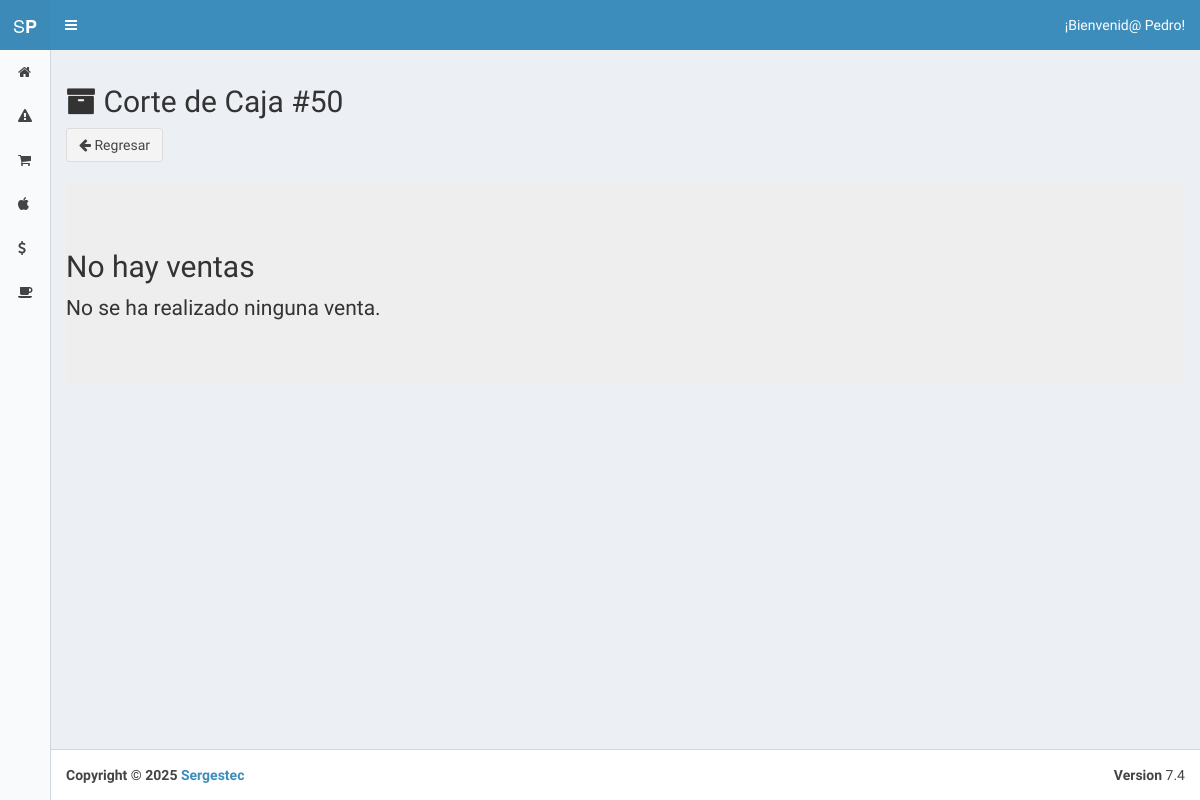
Page /index.php?view=b&id=50 (signed in) on the earlier database version.
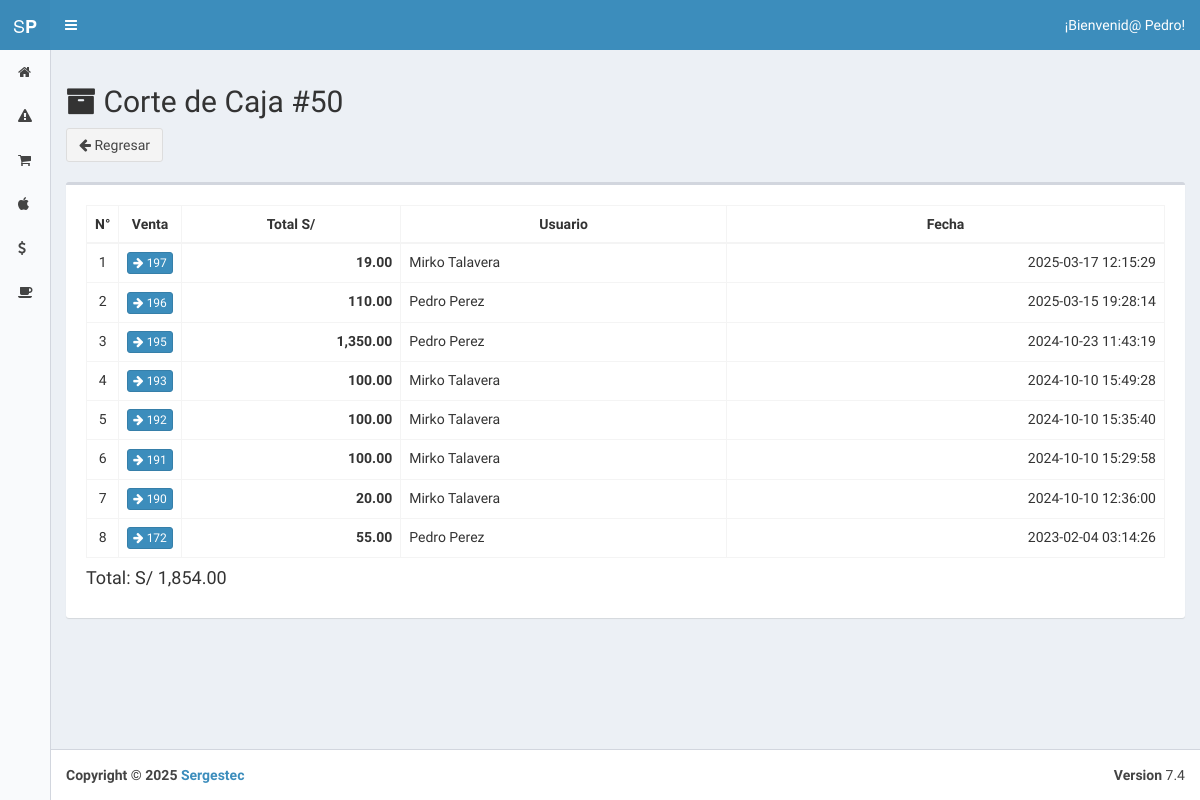
Same page on the later database version.
### tables this page shows
CREATE TABLE `configuration` (
  `id` int(11) NOT NULL,
  `short` varchar(255) NOT NULL,
  `name` varchar(255) NOT NULL,
  `kind` int(11) NOT NULL,
  `val` varchar(255) NOT NULL
);

CREATE TABLE `sell` (
  `id` int(11) NOT NULL,
  `ref_id` int(11) NOT NULL,
  `person_id` int(11) DEFAULT NULL,
  `operation_type_id` int(11) DEFAULT '2',
  `box_id` int(11) DEFAULT NULL,
  `total` double DEFAULT NULL,
  `cash` double DEFAULT NULL,
  `discount` double DEFAULT NULL,
  `user_id` int(11) NOT NULL,
  `created_at` datetime DEFAULT NULL
);

CREATE TABLE `user` (
  `id` int(11) NOT NULL,
  `name` varchar(50) NOT NULL,
  `lastname` varchar(50) NOT NULL,
  `username` varchar(50) NOT NULL,
  `email` varchar(255) DEFAULT NULL,
  `password` varchar(60) NOT NULL,
  `image` varchar(255) DEFAULT NULL,
  `is_active` tinyint(1) NOT NULL DEFAULT '1',
  `is_admin` tinyint(1) NOT NULL DEFAULT '0',
  `counter` int(11) NOT NULL,
  `created_at` datetime NOT NULL
);

### core/controller/Lb.php (called while the page is built, shortened)
<?php
class Lb {
	public function start(){
		include "core/app/init.php";
	}
}
?>

### index.php (called while the page is built, shortened)
<?php
	$lb = new Lb();
	$lb->start();
?>

### core/controller/Model.php (called while the page is built, shortened)
<?php
class Model {
	public static function exists($modelname){
		$fullpath = self::getFullpath($modelname);
		$found=false;
		if(file_exists($fullpath)){
			$found = true;
		}
		return $found;
	}
	public static function getFullpath($modelname){
		return Core::$root."core/app/model/".$modelname.".php";
	}
	public static function many($query,$aclass){
		$cnt = 0;
		$array = array();
		while($r = $query->fetch_array()){
			$array[$cnt] = new $aclass;
			$cnt2=1;
			foreach ($r as $key => $v) {
				if($cnt2>0 && $cnt2%2==0){
					$array[$cnt]->$key = $v;
				}
				$cnt2++;
			}
			$cnt++;
		}
		return $array;
	}
	public static function one($query,$aclass){
		$found = null;
		$data = new $aclass;
		while($r = $query->fetch_array()){
			$cnt=1;
			foreach ($r as $key => $v) {
				if($cnt>0 && $cnt%2==0){
					$data->$key = $v;
				}
				$cnt++;
			}
			$found = $data;
			break;
		}
		return $found;
	}
}
?>

### core/controller/Executor.php (called while the page is built, shortened)
<?php
class Executor {
	public static function doit($sql){
		$con = Database::getCon();
		return array($con->query($sql),$con->insert_id);
	}
}
?>

### core/app/model/SellData.php (called while the page is built, shortened)
<?php
	class SellData {
		public static $tablename = "sell";
		public function __construct(){
			$this->user_id = "";
		}
		public function getUser(){ return UserData::getById($this->user_id); }
		public static function getByBoxId($id){
			$sql = "select * from ".self::$tablename." where operation_type_id=2 and box_id=$id order by id desc";
			$query = Executor::doit($sql);
			return Model::many($query[0],new SellData());
		}
	}
?>

### core/app/model/ConfigurationData.php (called while the page is built, shortened)
<?php
	class ConfigurationData {
		public static $tablename = "configuration";
		public static function getByPreffix($id){
			$sql = "select * from ".self::$tablename." where short=\"$id\"";
			$query = Executor::doit($sql);
			return Model::one($query[0],new ConfigurationData());
		}
	}
?>

### core/app/model/UserData.php (called while the page is built, shortened)
<?php
	class UserData {
		public static $tablename = "user";
		public static function getById($id){
			$sql = "select * from ".self::$tablename." where id=$id";
			$query = Executor::doit($sql);
			return Model::one($query[0],new UserData());
		}
	}
?>

### core/app/view/b-view.php (the view)
<section class="content">
	<div class="row">
		<div class="col-md-12">
			<h2><i class='fa fa-archive'></i> Corte de Caja #<?php echo $_GET["id"]; ?></h2>
			<a href="index.php?view=box_history" class="btn btn-default"><i class="fa fa-arrow-left"></i> Regresar</a>
			<div class="clearfix"></div><br>
			<?php $currency = ConfigurationData::getByPreffix("currency")->val;
			$sells = SellData::getByBoxId($_GET["id"]);
			if(count($sells)>0){
			$total_total = 0; ?>
			<div class="box">
	  			<div class="box-body no-padding">
	  				<div class="box-body">
						<div class="box-body table-responsive">
							<table class="table table-bordered datatable table-hover	">
								<thead>
									<th style="text-align: center; width: 30px;">N°</th>
									<th style="text-align: center; width: 30px;">Venta</th>
									<th style="text-align: center;">Total&nbsp;<?php echo $currency; ?></th>
									<th style="text-align: center;">Usuario</th>
									<th style="text-align: center;">Fecha</th>
								</thead>
								<?php for($number=0; $number<1; $number++);
								foreach($sells as $sell):
								$user = $sell->getUser(); ?>
								<tr>
									<td style="text-align: center;"><?php echo $number; ?></td> <?php $number++; ?>
									<td style="text-align: center;"><a href="./index.php?view=sell_one&id=<?php echo $sell->id; ?>" class="btn btn-primary btn-xs"><i class="fa fa-arrow-right"></i> <?php echo $sell->ref_id; ?></a></td>
									<td style="text-align: right;"><b><?php $operations = OperationData::getAllProductsBySellId($sell->id); $total_total += $sell->total-$sell->discount;
									echo "<b>".number_format($sell->total-$sell->discount,2,".",",")."</b>"; ?></b></td>
									<td><?php echo $user->name.' '.$user->lastname; ?></td>
									<td style="text-align: right;"><?php echo $sell->created_at; ?></td>
								</tr>
								<?php endforeach; ?>
							</table>
							<h4>Total: <?php echo $currency." ".number_format($total_total,2,".",","); ?></h4>
						</div>
					</div>
				</div>
			</div>
			<?php }else { ?>
			<div class="jumbotron"><h2>No hay ventas</h2><p>No se ha realizado ninguna venta.</p></div>
			<?php } ?>
			<br><br><br><br>
		</div>
	</div>
</section>

Differences in the rows shown:
now on this page (row unchanged): configuration: val "S/"
added sell: ref "197", $sell->total-$sell->discount "19.00", user.name "Mirko", user.lastname "Talavera", created_at "2025-03-17 12:15:29"
now on this page (row edited): sell: ref "196", $sell->total-$sell->discount "110.00", user.name "Pedro", user.lastname "Perez", created_at "2025-03-15 19:28:14"
now on this page (row edited): sell: ref "195", $sell->total-$sell->discount "1,350.00", user.name "Pedro", user.lastname "Perez", created_at "2024-10-23 11:43:19"
now on this page (row edited): sell: ref "193", $sell->total-$sell->discount "100.00", user.name "Mirko", user.lastname "Talavera", created_at "2024-10-10 15:49:28"
now on this page (row edited): sell: ref "192", $sell->total-$sell->discount "100.00", user.name "Mirko", user.lastname "Talavera", created_at "2024-10-10 15:35:40"
now on this page (row edited): sell: ref "191", $sell->total-$sell->discount "100.00", user.name "Mirko", user.lastname "Talavera", created_at "2024-10-10 15:29:58"
now on this page (row edited): sell: ref "190", $sell->total-$sell->discount "20.00", user.name "Mirko", user.lastname "Talavera", created_at "2024-10-10 12:36:00"
now on this page (row edited): sell: ref "172", $sell->total-$sell->discount "55.00", user.name "Pedro", user.lastname "Perez", created_at "2023-02-04 03:14:26"
Other differences:
$total_total: (not shown) → "1,854.00"
text no longer shown: "No hay ventas No se ha realizado ninguna venta."
text now shown: "N° Venta Total Usuario Fecha Total:"
